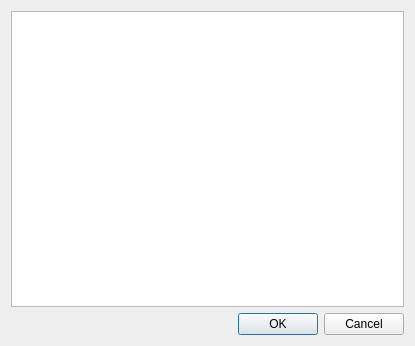
<?xml version="1.0" encoding="UTF-8"?>
<ui version="4.0">
 <class>Dialog</class>
 <widget class="QDialog" name="Dialog">
  <property name="geometry">
   <rect>
    <x>0</x>
    <y>0</y>
    <width>415</width>
    <height>346</height>
   </rect>
  </property>
  <property name="windowTitle">
   <string>Dialog</string>
  </property>
  <layout class="QGridLayout" name="gridLayout">
   <item row="1" column="0">
    <widget class="QDialogButtonBox" name="buttonBox">
     <property name="orientation">
      <enum>Qt::Horizontal</enum>
     </property>
     <property name="standardButtons">
      <set>QDialogButtonBox::Cancel|QDialogButtonBox::Ok</set>
     </property>
    </widget>
   </item>
   <item row="0" column="0">
    <widget class="QTreeView" name="treeView"/>
   </item>
  </layout>
 </widget>
 <resources/>
 <connections>
  <connection>
   <sender>buttonBox</sender>
   <signal>accepted()</signal>
   <receiver>Dialog</receiver>
   <slot>accept()</slot>
   <hints>
    <hint type="sourcelabel">
     <x>248</x>
     <y>254</y>
    </hint>
    <hint type="destinationlabel">
     <x>157</x>
     <y>274</y>
    </hint>
   </hints>
  </connection>
  <connection>
   <sender>buttonBox</sender>
   <signal>rejected()</signal>
   <receiver>Dialog</receiver>
   <slot>reject()</slot>
   <hints>
    <hint type="sourcelabel">
     <x>316</x>
     <y>260</y>
    </hint>
    <hint type="destinationlabel">
     <x>286</x>
     <y>274</y>
    </hint>
   </hints>
  </connection>
 </connections>
</ui>
